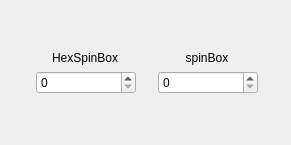
<?xml version="1.0" encoding="UTF-8"?>
<ui version="4.0">
 <class>MainWindow</class>
 <widget class="QMainWindow" name="MainWindow">
  <property name="geometry">
   <rect>
    <x>0</x>
    <y>0</y>
    <width>291</width>
    <height>145</height>
   </rect>
  </property>
  <property name="windowTitle">
   <string>MainWindow</string>
  </property>
  <widget class="QWidget" name="centralwidget">
   <layout class="QGridLayout" name="gridLayout">
    <item row="0" column="0">
     <widget class="QWidget" name="focusWidget" native="true">
      <property name="minimumSize">
       <size>
        <width>100</width>
        <height>0</height>
       </size>
      </property>
      <layout class="QGridLayout" name="gridLayout_2">
       <item row="0" column="1">
        <spacer name="verticalSpacer_5">
         <property name="orientation">
          <enum>Qt::Vertical</enum>
         </property>
         <property name="sizeHint" stdset="0">
          <size>
           <width>20</width>
           <height>0</height>
          </size>
         </property>
        </spacer>
       </item>
       <item row="1" column="0">
        <spacer name="horizontalSpacer_3">
         <property name="orientation">
          <enum>Qt::Horizontal</enum>
         </property>
         <property name="sizeHint" stdset="0">
          <size>
           <width>0</width>
           <height>20</height>
          </size>
         </property>
        </spacer>
       </item>
       <item row="1" column="1" colspan="2">
        <widget class="QWidget" name="widget_3" native="true">
         <property name="minimumSize">
          <size>
           <width>250</width>
           <height>0</height>
          </size>
         </property>
         <layout class="QHBoxLayout" name="horizontalLayout">
          <item>
           <layout class="QVBoxLayout" name="verticalLayout_4">
            <item>
             <spacer name="verticalSpacer_3">
              <property name="orientation">
               <enum>Qt::Vertical</enum>
              </property>
              <property name="sizeHint" stdset="0">
               <size>
                <width>20</width>
                <height>40</height>
               </size>
              </property>
             </spacer>
            </item>
            <item>
             <widget class="QWidget" name="widget_2" native="true">
              <layout class="QVBoxLayout" name="verticalLayout">
               <item>
                <widget class="QLabel" name="label">
                 <property name="text">
                  <string>HexSpinBox</string>
                 </property>
                 <property name="alignment">
                  <set>Qt::AlignCenter</set>
                 </property>
                </widget>
               </item>
               <item>
                <widget class="HexSpinBox" name="spinBox">
                 <property name="minimumSize">
                  <size>
                   <width>100</width>
                   <height>0</height>
                  </size>
                 </property>
                </widget>
               </item>
              </layout>
             </widget>
            </item>
            <item>
             <spacer name="verticalSpacer_4">
              <property name="orientation">
               <enum>Qt::Vertical</enum>
              </property>
              <property name="sizeHint" stdset="0">
               <size>
                <width>20</width>
                <height>40</height>
               </size>
              </property>
             </spacer>
            </item>
           </layout>
          </item>
          <item>
           <spacer name="horizontalSpacer">
            <property name="orientation">
             <enum>Qt::Horizontal</enum>
            </property>
            <property name="sizeHint" stdset="0">
             <size>
              <width>0</width>
              <height>20</height>
             </size>
            </property>
           </spacer>
          </item>
          <item>
           <layout class="QVBoxLayout" name="verticalLayout_3">
            <item>
             <spacer name="verticalSpacer">
              <property name="orientation">
               <enum>Qt::Vertical</enum>
              </property>
              <property name="sizeHint" stdset="0">
               <size>
                <width>20</width>
                <height>40</height>
               </size>
              </property>
             </spacer>
            </item>
            <item>
             <widget class="QWidget" name="widget" native="true">
              <property name="minimumSize">
               <size>
                <width>0</width>
                <height>0</height>
               </size>
              </property>
              <layout class="QVBoxLayout" name="verticalLayout_2">
               <item>
                <widget class="QLabel" name="label_2">
                 <property name="text">
                  <string>spinBox</string>
                 </property>
                 <property name="alignment">
                  <set>Qt::AlignCenter</set>
                 </property>
                </widget>
               </item>
               <item>
                <widget class="QSpinBox" name="spinBox_2">
                 <property name="minimumSize">
                  <size>
                   <width>100</width>
                   <height>0</height>
                  </size>
                 </property>
                </widget>
               </item>
              </layout>
             </widget>
            </item>
            <item>
             <spacer name="verticalSpacer_2">
              <property name="orientation">
               <enum>Qt::Vertical</enum>
              </property>
              <property name="sizeHint" stdset="0">
               <size>
                <width>20</width>
                <height>40</height>
               </size>
              </property>
             </spacer>
            </item>
           </layout>
          </item>
         </layout>
        </widget>
       </item>
       <item row="1" column="3">
        <spacer name="horizontalSpacer_2">
         <property name="orientation">
          <enum>Qt::Horizontal</enum>
         </property>
         <property name="sizeHint" stdset="0">
          <size>
           <width>0</width>
           <height>20</height>
          </size>
         </property>
        </spacer>
       </item>
       <item row="2" column="2">
        <spacer name="verticalSpacer_6">
         <property name="orientation">
          <enum>Qt::Vertical</enum>
         </property>
         <property name="sizeHint" stdset="0">
          <size>
           <width>20</width>
           <height>0</height>
          </size>
         </property>
        </spacer>
       </item>
      </layout>
     </widget>
    </item>
   </layout>
  </widget>
 </widget>
 <customwidgets>
  <customwidget>
   <class>HexSpinBox</class>
   <extends>QSpinBox</extends>
   <header>hexspinbox.h</header>
  </customwidget>
 </customwidgets>
 <resources/>
 <connections/>
</ui>
